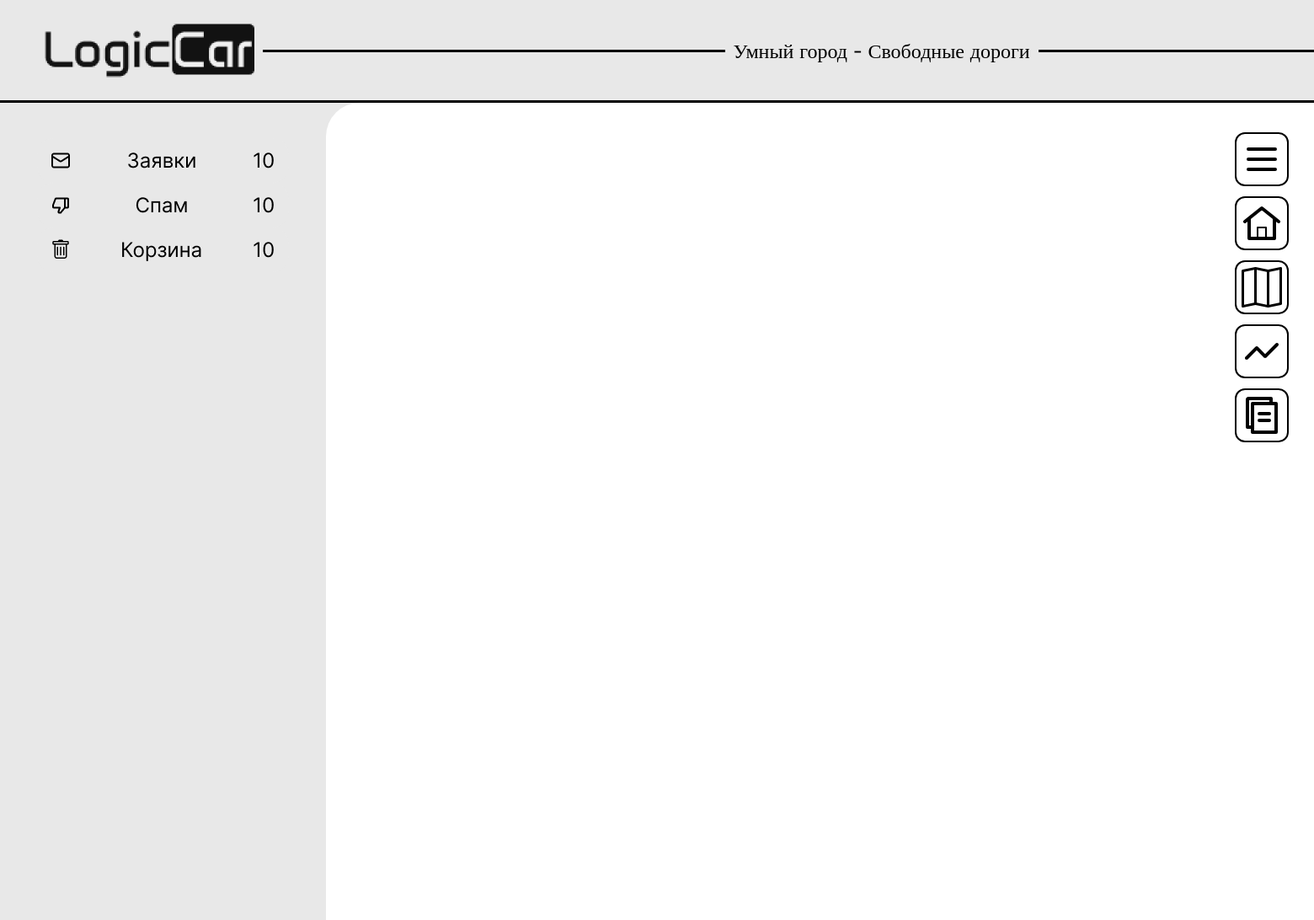
The app's page /request/, older data.
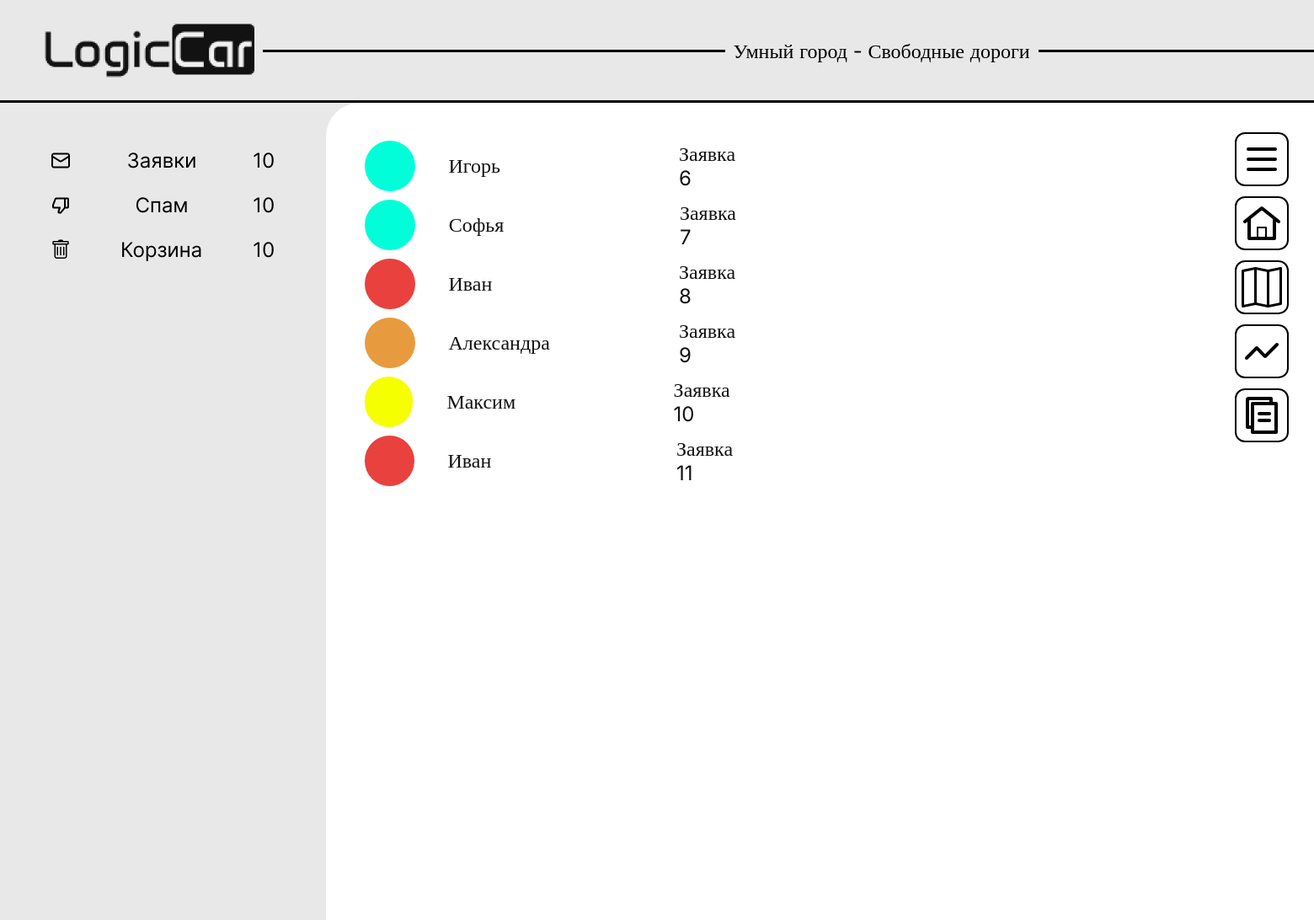
The same page, newer data.
### mapp/models.py (models this page shows, shortened)
class Log(models.Model):
    questor = models.CharField(max_length=100)
    color = models.CharField(max_length=20, default='#FFFFFF')

### mapp/views.py (the view)
# urls.py: path('request/', views.requ, name='requ'),
def requ(request):
    logs = Log.objects.all()
    return render(request, 'mapp/requests.html', {'logs': logs})

### mapp/templates/mapp/requests.html (shortened to what this page needs)
<!DOCTYPE html>
<html lang="en">
<head>
    {% load static %}
    <link rel="stylesheet" href="{% static 'mapp/requests.css' %}">
</head>
<body>
    <div class="site">
        <div class="header">
            <img src="{% static 'photo/LOGO 1.png' %}">
            <hr>
            <span>Умный город - Свободные дороги</span>
            <hr>
        </div>
        <div class="ll"></div>
        <div class="mid">
            <div class="lpart">
                <div class="column">
                    <img src="{% static 'photo/Frame 108.png' %}">
                    <img src="{% static 'photo/Frame 108 (1).png' %}">
                    <img src="{% static 'photo/Frame 108 (2).png' %}">
                </div>
            </div>
            <div class="rpart">
                <div class="row">
                    {% for log in logs %}
                    <div class="row1">
                        <div class="avatar1" style="--bg-color: {{ log.color }}"></div>
                        <span style="width: 20%;">{{ log.questor }}</span>
                        <span>Заявка {{ log.id }}</span>
                    </div>
                    {% endfor %}
                </div>
                <div class="btns">
                    <a href="#"><div class="btn"><svg xmlns="http://www.w3.org/2000/svg" width="48" height="48" viewBox="0 0 48 48" fill="none">
                        <path d="M8 24H40M8 12H40M8 36H40" stroke="black" stroke-width="4" stroke-linecap="round" stroke-linejoin="round"/>
                      </svg></div></a>
                    <a href="home"><div class="btn"></div></a>
                    <a href="/"><div class="btn"></div></a>
                    <a href="analitics"><div class="btn"></div></a>
                    <a href="#"><div class="btn"></div></a>
                </div>
            </div>
        </div>
    </div>
</body>
</html>

### mapp/static/mapp/requests.css (style rules this page uses)
* { margin: 0; padding: 0; box-sizing: border-box; }
body { background: #E8E8E8; }
hr { width: 548.5px; border: none; border-top: 3px solid #000 }
.header { display: flex; align-items: center; width: 1921px; padding: 20px 0 0px 50px; margin-right:10px ; margin-bottom: 18.5px; }
.header img { margin-right: 10px; }
.header span { font-family: Inter; color: #000; font-family: Inter; font-size: 24px; font-style: normal; font-weight: 400; line-height: normal; margin: 0 10px; }
.ll { border: none; border-top: 3px solid #000; }
.column { display: flex; flex-direction: column; }
.lpart { width: 388px; height: 970px; padding: 42px 44px; }
.rpart { display: flex; width: 1635px; height: 970px; background-color: white; padding: 35px 30px 0px 46px; flex-direction: column; justify-content: flex-start; align-items: flex-start; gap: 41px; border-radius: 40px 0px 0px 0px; display: flex; flex-direction: row; justify-content: space-between; }
.mid { display: flex; }
.avatar1 { display: flex; width: 60px; height: 60px; border-radius: 360px; background-color: var(--bg-color); margin-right: 40px; }
.row1 { padding-top: 10px; display: flex; flex-direction: row; align-items: center; }
.row1 span { margin-right: 152px; color: #121212; font-family: Inter; font-size: 24px; font-style: normal; font-weight: 400; line-height: normal; }
.btn { display: flex; width: 64px; height: 64px; flex-shrink: 0; border-radius: 12px; border: 2px solid #000; background: #FFF; align-items: center; justify-content: center; margin-bottom: 12px; }

Row changes from the older to the newer data that the page shows:
added Log: questor "Игорь", id "6"
added Log: questor "Софья", id "7"
added Log: questor "Иван", id "8"
added Log: questor "Александра", id "9"
added Log: questor "Максим", id "10"
added Log: questor "Иван", id "11"
